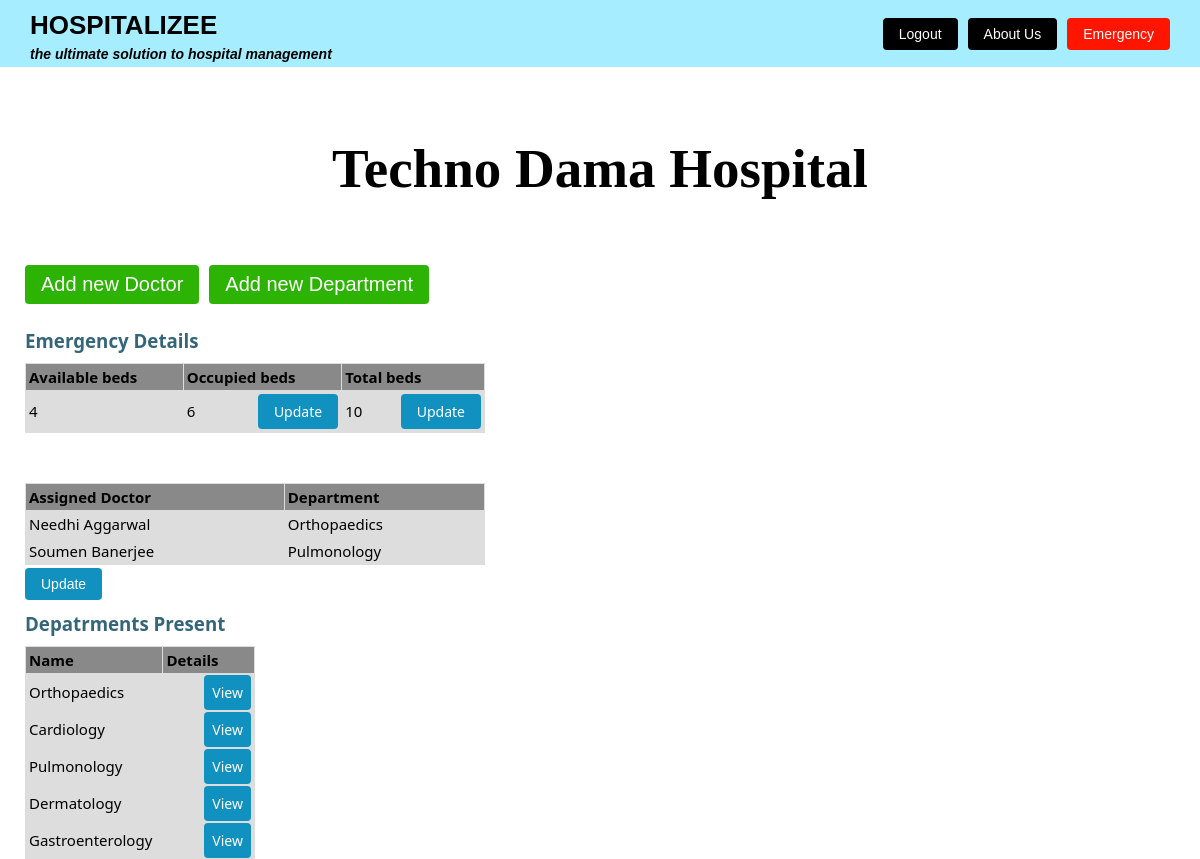
The app's page /hospital/dashboard (signed in) with its own data.
### app.py (models this page shows)
class Hospital(db.Model):
    id = db.Column(db.Integer, primary_key=True)
    gid = db.Column(db.String(100), unique=True, nullable=False)
    email = db.Column(db.String(100), unique=True, nullable=False)
    password = db.Column(db.String(200), nullable=False)
    name = db.Column(db.String(100), nullable=False)
    address = db.Column(db.String(200), nullable=False)
    telephone = db.Column(db.String(15), nullable=False)
    pincode = db.Column(db.Integer, nullable=False)
    lat = db.Column(db.Float, nullable=True)
    lon = db.Column(db.Float, nullable=True)
    emergency_capacity = db.Column(db.Integer, nullable=False)
    depts = db.Column(JSON, nullable=True)
    cur_emergency_availability = db.Column(db.Integer, nullable=False)
    cur_emergency_doctors = db.Column(JSON, nullable = True)

class Doctor(db.Model):
    id = db.Column(db.Integer, primary_key=True)
    name = db.Column(db.String(200), nullable=False)
    department_id = db.Column(db.Integer, db.ForeignKey('departments.id'), nullable=False)
    qualification = db.Column(db.String(200), nullable=False)
    experience = db.Column(db.Integer, nullable=False)
    hospital_id = db.Column(db.Integer, db.ForeignKey('hospital.id'), nullable=False)
    slots = db.Column(JSON, nullable=False, default=list)

class Departments(db.Model):
    id = db.Column(db.Integer, primary_key=True)
    name = db.Column(db.String(100), nullable=False, unique=True)

### app.py (the view)
@app.route('/hospital/dashboard')
def hospital_dashboard():
    if 'user_id' not in session and not request.args.get('user_id'):
        return render_template(
            'alert.html',
            message="You are not logged in.",
            redirect_url="/hospital/login"
        )
    if 'user_id' in session:
        user_id = session['user_id']
    else:
        user_id = request.args.get('user_id')
    user = Hospital.query.filter_by(id=user_id).first()
    depts = []
    if user.depts:
        dept_ids = [dept_id for dept_id in user.depts]
        for id in dept_ids:
            dept = Departments.query.get(int(id))
            if dept:
                depts.append(dept.name)
    session['hospital_id'] = user.id
    doctors = (
        db.session.query(
            Doctor.name,
            Departments.name.label("dept_name")
        )
        .join(Departments, Doctor.department_id == Departments.id)
        .filter(Doctor.hospital_id == user.id)
        .all()
    )
    total_beds = user.emergency_capacity
    available_beds = user.cur_emergency_availability
    occupied_beds = total_beds - available_beds
    emr_list = user.cur_emergency_doctors
    emr_docs = db.session.query(Doctor.id.label('id'), Doctor.name.label('name'), Departments.name.label('dept')).join(Departments, Doctor.department_id == Departments.id).filter(Doctor.id.in_(emr_list)).all()
    return render_template(
        'hospital_dashboard.html',
        user=user,
        depts=depts,
        doctors=doctors,
        total_beds=total_beds,
        available_beds=available_beds,
        occupied_beds=occupied_beds,
        emr_docs=emr_docs
    )

### templates/hospital_dashboard.html (shortened to what this page needs)
<!DOCTYPE html>
<html lang="en">
<head>
</head>
<body>
    <div class="top-border">
        <div>
            <h1>HOSPITALIZEE</h1>
            <h4>the ultimate solution to hospital management</h4>
        </div>
        <div class="btn-group">
            <a href="/hospital/logout" class="btn btn-all">Logout</a>
            <a href="/about" class="btn btn-all">About Us</a>
            <a href="/emergency" class="btn btn-emergency">Emergency</a>
        </div>
    </div>
    <div class="login">
        <div class="login-card">
            <div style="margin-top:70px; margin-bottom:60px; color: Black; text-align:center; ">
                <h1 style="font-size:55px; font-family: Times New Roman, serif;">{{ user.name }}</h1>
            </div>
            <div style="padding: 5px 25px; align-items: right; justify-content: space-between; display: flex;">
                <div class="btn-group">
                    <a href="/hospital/new-doctor" class="btn btn-all" style=" background-color: rgb(45, 179, 4); font-size: 20px;">Add new Doctor</a>
                    <a href="/hospital/new-department" class="btn btn-all" style=" background-color: rgb(45, 179, 4); font-size: 20px;">Add new Department</a>
                </div>
            </div>
            <div id="content" style="padding: 0px 25px">
                <h3 class="headings" style="margin-bottom: 10px; color:#346578; font-family: system-ui;" >Emergency Details</h3>
            </div>
            <div id="table" style="padding: 0px 25px">
                <table class="table" style="width: 40%;">
                    <tr style="font-family: system-ui;">
                        <th scope="col">Available beds</th>
                        <th scope="col">Occupied beds</th>
                        <th scope="col">Total beds</th>
                    </tr>
                    <tr>
                        <td>{{ available_beds }}</td>
                        <td>
                            <div style="display: flex; justify-content: space-between; align-items: center;">
                                <span>{{ occupied_beds }}</span>
                                <a href="/hospital/update-beds/occupied" class="btn btn-all"
                                style="background-color: rgba(17, 145, 191, 1);">
                                    Update
                                </a>
                            </div>
                        </td>
                        <td>
                            <div style="display: flex; justify-content: space-between; align-items: center;">
                                <span>{{ total_beds }}</span>
                                <a href='/hospital/update-beds/total' class="btn btn-all"
                                style="background-color: rgba(17, 145, 191, 1);">
                                    Update
                                </a>
                            </div>
                        </td>
                    </tr>
                </table>
            </div>
            <div style="height: 50px;"></div>
            <div id="table" style="padding: 0px 25px">
                <table class="table">
                    <tr style="font-family: system-ui;">
                        <th scope="col">Assigned Doctor</th>
                        <th scope="col">Department</th>
                    </tr>
                    {% if emr_docs %}
                        {% for doc in emr_docs %}
                        <tr>
                            <td>{{ doc.name }}</td>
                            <td>{{ doc.dept }}</td>
                        </tr>
                        {% endfor %}
                    {% else %}
                        <tr>
                            <td colspan="3" style="text-align:center;">No doctors added yet</td>
                        </tr>
                    {% endif %}
                </table>
                <div style="height: 10px;"></div>
                    <a href="/hospital/dashboard/emergency-doctors?user_id={{ user.id }}" class="btn btn-all"
                        style="background-color: rgba(17, 145, 191, 1);">
                        Update
                    </a>
            </div>
            <div id="content" style="padding: 0px 25px">
                <h3 class="headings" style="margin-bottom: 10px; color:#346578; font-family: system-ui;" >Depatrments Present</h3>
            </div>
            <div id="table" style="padding: 0px 25px">
                <table class="table" style="width: 20%;">
                    <tr style="font-family: system-ui;">
                        <th scope="col">Name</th>
                        <th scope="col" style="width: 40%;">Details</th>
                    </tr>
                    {% for dept in depts %}
                    <tr style="line-height: 2;">
                        <td>{{ dept }}</td>
                        <td style="text-align: right;">
                            <a href="/hospital/view-department?h_id={{ user.id }}&dept={{ dept }}"
                            class="btn btn-all" style=" padding:8px; background-color: rgba(17, 145, 191, 1);">
                                View
                            </a>
                        </td>
                    </tr>
                    {% endfor %}
                </table>
            </div>
        </div>
    </div>
</body>
</html>

### templates/hospital_dashboard.html (style rules this page uses)
body { margin: 0; font-family: Arial, sans-serif; }
.top-border { border-top: 0px solid #077cf0; background-color: #a5edff; padding: 5px 30px; display: flex; align-items: center; justify-content: space-between; }
.top-border h1 { margin: 5px 0; font-size: 26px; font-weight: bold; color: #000000; }
.top-border h4 { margin: 0; font-size: 14px; font-style: italic; color: #000000; }
.btn-group { display: flex; gap: 10px; }
.btn { padding: 8px 16px; text-decoration: none; border: none; background-color: #2c3e50; color: white; font-size: 14px; cursor: pointer; border-radius: 4px; }
.btn-all { background-color: black; }
.btn-emergency { background-color: #ff1500; }
table { font-family: system-ui; border-collapse: collapse; width: 40%; font-size: 15px; }
td, th { border: 1px solid #dddddd; text-align: left; padding: 3px; }
th { background-color: #8a8989ff; }
tr { background-color: #dddddd; }

### records on screen
Hospital: name "Techno Dama Hospital"
Doctor: name "Needhi Aggarwal", dept "Orthopaedics"
Doctor: name "Soumen Banerjee", dept "Pulmonology"
Departments: name "Orthopaedics"
Departments: name "Cardiology"
Departments: name "Pulmonology"
Departments: name "Dermatology"
Departments: name "Gastroenterology"

### other values on screen
{{ available_beds }} "4"
{{ occupied_beds }} "6"
{{ total_beds }} "10"
